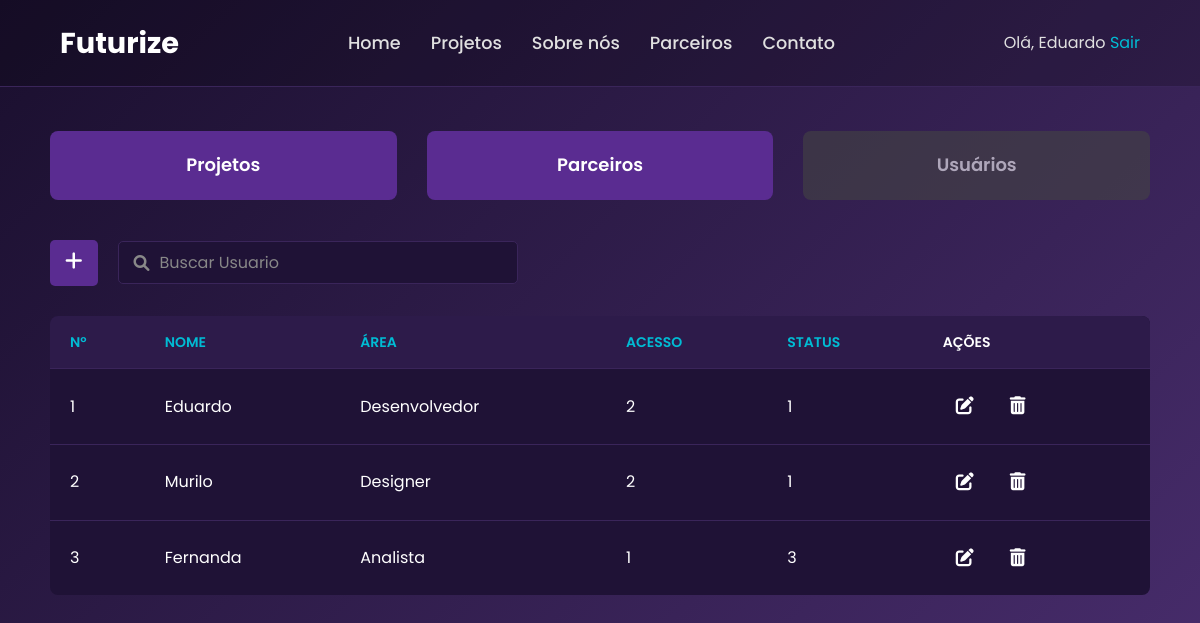
/dashboard_usuario.php (signed in), run on the app's committed database.
### tables this page shows
CREATE TABLE `usuario` (
  `usr_Id` int(11) NOT NULL,
  `usr_Foto` varchar(250) DEFAULT NULL,
  `usr_Nome` varchar(60) NOT NULL,
  `usr_Git` varchar(250) DEFAULT NULL,
  `usr_Link` varchar(250) DEFAULT NULL,
  `usr_Area` varchar(60) NOT NULL,
  `usr_Inst` varchar(250) DEFAULT NULL,
  `usr_Senha` varchar(500) NOT NULL,
  `usr_Email` varchar(120) NOT NULL,
  `usr_Cpf` varchar(15) NOT NULL,
  `usr_Sexo` varchar(11) DEFAULT NULL,
  `usr_logradouro` varchar(250) DEFAULT NULL,
  `usr_NumeroLogr` varchar(60) DEFAULT NULL,
  `usr_Cidade` varchar(60) DEFAULT NULL,
  `usr_Status` int(11) NOT NULL,
  `usr_Nivel` int(11) NOT NULL
);

### Controller/ordena/usuario.php (called while the page is built, shortened)
<?php
include_once __DIR__ . "/../database.php";
$conn = mysqli_connect($serve, $serve_user, $serve_password, $database_name);
$ordenarPor = $_GET['ordenarPor'] ?? 'usr_Id';
$ordem = ($_GET['ordem'] ?? 'ASC') === 'DESC' ? 'DESC' : 'ASC';
$colunasPermitidas = ['usr_Id', 'usr_Nome', 'usr_Area', 'usr_Nivel', 'usr_Status'];
$ordenarPorSeguro = in_array($ordenarPor, $colunasPermitidas) ? $ordenarPor : 'usr_Id';
$ordemSeguro = $ordem;
$sql = "SELECT * FROM usuario";
$sql .= " ORDER BY $ordenarPorSeguro $ordemSeguro";
$consultaUsuarios_bd = mysqli_query($conn, $sql);
?>

### dashboard_usuario.php (the view, shortened to what this page needs)
<!DOCTYPE html>
<html lang="pt-BR">
<head>
    <link rel="stylesheet" href="css/dashboard.css">
    <link rel="stylesheet" href="https://cdnjs.cloudflare.com/ajax/libs/font-awesome/6.0.0-beta3/css/all.min.css">
</head>
<body>
    <?php include "navbar_logado.php";
        require "Controller/Listar/listar_Tudo.php";
        include "Controller/ordena/usuario.php";
    ?>
    <br>
    <br>
    <main class="container">
        <div class="nav-buttons">
            <a href="dashboard_projeto.php"
            class="nav-btn <?php echo basename($_SERVER['PHP_SELF']) === 'dashboard_projeto.php' ? 'active' : ''; ?>">
            Projetos
            </a>
            <a href="dashboard_parceiro.php"
            class="nav-btn <?php echo basename($_SERVER['PHP_SELF']) === 'dashboard_parceiro.php' ? 'active' : ''; ?>">
            Parceiros
            </a>
            <a href="dashboard_usuario.php"
            class="nav-btn <?php echo basename($_SERVER['PHP_SELF']) === 'dashboard_usuario.php' ? 'active' : ''; ?>">
            Usuários
            </a>
        </div>
        <div class="search-section">
            <div class="add-button">
                <a href="form_cadas_usuario.php"><i class="fas fa-plus"></i></a>
            </div>
            <form method="GET" class="search-box">
                <i class="fas fa-search"></i>
                <input type="text" name="buscaUsuario" placeholder="Buscar Usuario" value="<?php echo isset($_GET['buscaUsuario']) ? htmlspecialchars($_GET['buscaUsuario']) : ''; ?>">
            </form>
        </div>
        <table class="projects-table">
            <thead>
                <tr>
                    <th><a href="?ordenarPor=usr_Id&ordem=<?php echo ($ordenarPor === 'usr_Id' && $ordem === 'ASC') ? 'DESC' : 'ASC'; ?>">Nº</a></th>
                    <th><a href="?ordenarPor=usr_Nome&ordem=<?php echo ($ordenarPor === 'usr_Nome' && $ordem === 'ASC') ? 'DESC' : 'ASC'; ?>">Nome</a></th>
                    <th><a href="?ordenarPor=usr_Area&ordem=<?php echo ($ordenarPor === 'usr_Area' && $ordem === 'ASC') ? 'DESC' : 'ASC'; ?>">Área</a></th>
                    <th><a href="?ordenarPor=usr_Nivel&ordem=<?php echo ($ordenarPor === 'usr_Nivel' && $ordem === 'ASC') ? 'DESC' : 'ASC'; ?>">Acesso</a></th>
                    <th><a href="?ordenarPor=usr_Status&ordem=<?php echo ($ordenarPor === 'usr_Status' && $ordem === 'ASC') ? 'DESC' : 'ASC'; ?>">Status</a></th>
                    <th>Ações</th>
                </tr>
            </thead>
            <?php
                $contador = 0;
                if ($consultaUsuarios_bd && mysqli_num_rows($consultaUsuarios_bd) > 0):
            ?>
            <tbody>
                    <?php while(($dadosUsuarios_db = mysqli_fetch_assoc($consultaUsuarios_bd)) && $contador < 10):
                        $contador++;
                    ?>
                <tr>
                    <td><?php echo $dadosUsuarios_db['usr_Id']; ?></td>
                    <td><?php echo $dadosUsuarios_db['usr_Nome']; ?></td>
                    <td><?php echo $dadosUsuarios_db['usr_Area']; ?></td>
                    <td><?php echo $dadosUsuarios_db['usr_Nivel']; ?></td>
                    <td><?php echo $dadosUsuarios_db['usr_Status']; ?></td>
                    <td>
                        <div class="action-buttons">
                            <a href="atualizar_usuario.php?usr_Id=<?php echo $dadosUsuarios_db['usr_Id']?>"
                            title="Atualizar" class="icon-action">
                            <i class="fas fa-edit"></i>
                            </a>
                            <a href="Controller/Deletar/deletar_usuario.php?usr_Id=<?php echo $dadosUsuarios_db['usr_Id']?>"
                            title="Excluir" class="icon-action delete"
                            onclick="return confirm('Tem certeza que deseja excluir este usuário?');">
                            <i class="fas fa-trash-alt"></i>
                            </a>
                        </div>
                    </td>
                </tr>
                    <?php endwhile; ?>
            <?php
                else:
                    echo "<p style='text-align:center; color: red;'>Erro ao buscar os projetos ou nenhum projeto encontrado.</p>";
                endif;
            ?>
            </tbody>
        </table>
    </main>
</body>
</html>

### css/dashboard.css (style rules this page uses)
:root { --dark-purple: #1a0f2e; --light-purple: #4a2e6f; --text-white: #ffffff; --text-blue-light: #80c0ff; --green-button: #28a745; --table-header-bg: #2d1b4a; --table-row-bg: #1f1236; --border-color: #3a255a; }
* { margin: 0; padding: 0; box-sizing: border-box; }
body { font-family: 'Poppins', sans-serif; background: linear-gradient(135deg, var(--dark-purple), var(--light-purple)); color: var(--text-white); min-height: 100vh; }
.container { padding: 40px 50px; }
.search-section { display: flex; align-items: center; margin-bottom: 30px; }
.add-button { background-color: #5a2c91; border-radius: 5px; padding: 10px 15px; margin-right: 20px; cursor: pointer; transition: background-color 0.3s ease; }
.add-button .fas { font-size: 20px; color: var(--text-white); }
.search-box { display: flex; align-items: center; background-color: var(--table-row-bg); border: 1px solid var(--border-color); border-radius: 5px; padding: 8px 15px; flex-grow: 1; max-width: 400px; }
.search-box .fas { color: #888; margin-right: 10px; }
.search-box input { background: none; border: none; outline: none; color: var(--text-white); font-size: 16px; width: 100%; }
.search-box input::placeholder { color: #888; }
.projects-table { width: 100%; border-collapse: collapse; background-color: var(--table-row-bg); border-radius: 8px; overflow: hidden; }
.projects-table th, .projects-table td { padding: 15px 20px; text-align: left; border-bottom: 1px solid var(--border-color); }
.projects-table th { background-color: var(--table-header-bg); color: var(--text-white); font-weight: 600; text-transform: uppercase; font-size: 14px; }
.projects-table td { color: var(--text-white); }
.projects-table tbody tr:last-child td { border-bottom: none; }
.action-buttons { display: flex; gap: 10px; }
.nav-buttons { display: flex; gap: 30px; margin: 40px 0; justify-content: space-between; flex-wrap: wrap; }
.nav-btn { flex: 1; min-width: 150px; text-align: center; padding: 20px 0; background-color: #5a2c91; color: white; border-radius: 8px; text-decoration: none; font-weight: 600; font-size: 18px; transition: background-color 0.3s, transform 0.2s; }
.nav-btn.active { background-color: #444; pointer-events: none; opacity: 0.6; cursor: default; }
.icon-action { background-color: transparent; border: none; color: #ffffff; font-size: 18px; margin: 0 5px; padding: 8px; border-radius: 6px; transition: background-color 0.3s ease; cursor: pointer; text-decoration: none; }

### css/navbar.css (style rules this page uses)
:root { --background-dark: #120b22; --background-gradient-start: #1b1030; --background-gradient-end: #2a154c; --card-background: #1e1136; --accent-color: #6a0572; --light-blue: #00bcd4; --white-text: #ffffff; --light-gray-text: #e0e0e0; }
* { margin: 0; padding: 0; box-sizing: border-box; font-family: 'Poppins', sans-serif; }
body { background-color: var(--background-dark); color: var(--light-gray-text); line-height: 1.6; }
a { color: var(--light-blue); text-decoration: none; transition: color 0.3s ease; }

### data on the page
usuario: usr_Id "1", usr_Nome "Eduardo", usr_Area "Desenvolvedor", usr_Nivel "2", usr_Status "1"
usuario: usr_Id "2", usr_Nome "Murilo", usr_Area "Designer", usr_Nivel "2", usr_Status "1"
usuario: usr_Id "3", usr_Nome "Fernanda", usr_Area "Analista", usr_Nivel "1", usr_Status "3"

### other printed values
$_SESSION['admin']['login'] "Eduardo"
